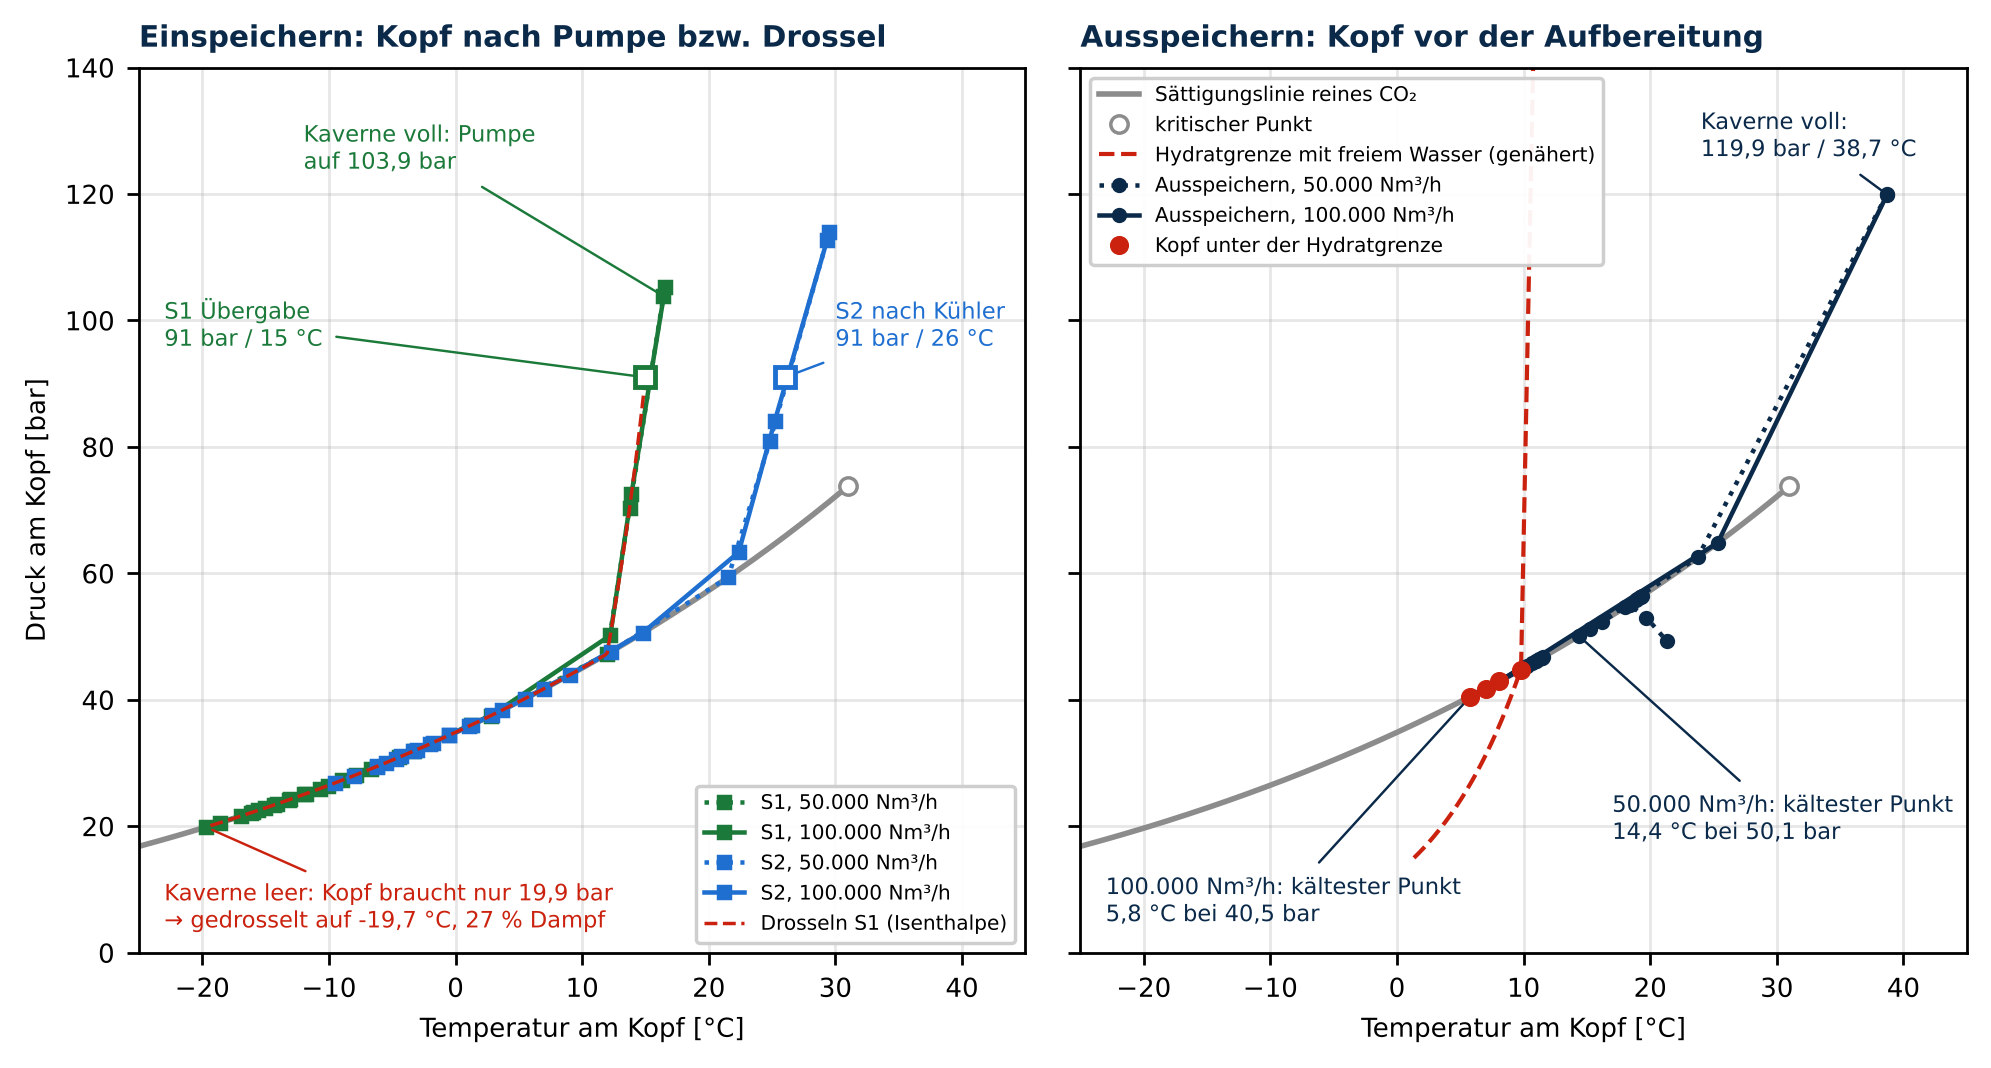

The Python source for this figure:
# -*- coding: utf-8 -*-
"""
Abbildung für die Masterarbeit: Zustände am Bohrlochkopf, links Einspeichern, rechts Ausspeichern
(reines CO₂, Strang adiabat). Ersetzt in der Arbeit abb_K04_kopfzustand_pT.png, ohne die
Bezugslinien 91 bar und 30 bar.

Liest bohrlochkopf.json aus diesem Ordner (Schritt 04, je Rate 14 Stützstellen) und rechnet nur
noch die Sättigungslinie, eine Drossellinie zur Erklärung und die Hydratgrenze dazu:
  links:  Kopf nach Pumpe bzw. Drossel für S1 und S2; dazu die isenthalpe Drosselung des
          S1-Lieferzustands (91 bar / 15 °C) auf den Kopfdruck bei leerer Kaverne. Sie zeigt,
          warum der Kopf beim Einspeichern auf der Sättigungslinie liegt.
  rechts: Kopf beim Ausspeichern; Hydratgrenze nach ausspeichergas.T_hydrat (Näherung zwischen
          den Quadrupelpunkten, oberhalb fast senkrecht, Q-099 Folie 20).

Ausgabe: abb_K04_kopfzustand_ein_aus.png
"""
import json
import sys
from pathlib import Path

import matplotlib
matplotlib.use("Agg")
import matplotlib.pyplot as plt
import numpy as np
from CoolProp.CoolProp import PropsSI

ORDNER = Path(__file__).resolve().parent
sys.path.insert(0, str(ORDNER.parent / "Ausspeichergas"))
import ausspeichergas as ag   # noqa: E402  (T_hydrat)

NAVY, GRUEN, BLAU, ROT, GRAU = "#0B2A4A", "#1B7A3A", "#1F6FD1", "#CA220E", "#8C8C8C"
R50, R100 = "50.000 Nm³/h", "100.000 Nm³/h"
B = json.load(open(ORDNER / "bohrlochkopf.json", encoding="utf-8"))
de = lambda x, n=1: f"{x:.{n}f}".replace(".", ",")

# Sättigungslinie und kritischer Punkt
T_K, P_K = PropsSI("Tcrit", "CO2") - 273.15, PropsSI("pcrit", "CO2") / 1e5
Ts = np.linspace(-25, T_K - 0.01, 300)
ps = np.array([PropsSI("P", "T", t + 273.15, "Q", 0, "CO2") / 1e5 for t in Ts])

# Isenthalpe Drosselung des S1-Lieferzustands auf den Kopfdruck bei leerer Kaverne (50.000 Nm³/h)
S1 = B["einspeisen"][f"S1|{R50}"]["punkte"]
p_leer = S1[0]["kopf"]["p"]
h_S1 = PropsSI("H", "P", 91e5, "T", 15 + 273.15, "CO2")
p_dr = np.linspace(91, p_leer, 200)
T_dr = [PropsSI("T", "P", p * 1e5, "H", h_S1, "CO2") - 273.15 for p in p_dr]
q_leer = PropsSI("Q", "P", p_leer * 1e5, "H", h_S1, "CO2")

plt.rcParams.update({"font.family": "DejaVu Sans", "font.size": 7.5})
fig, (axE, axA) = plt.subplots(1, 2, figsize=(8.2, 4.3), dpi=250, sharey=True)
for ax in (axE, axA):
    lab = ax is axA
    ax.plot(Ts, ps, color=GRAU, lw=1.6, label="Sättigungslinie reines CO₂" if lab else None)
    ax.plot(T_K, P_K, "o", color=GRAU, mfc="white", ms=5, zorder=5, label="kritischer Punkt" if lab else None)
    ax.set(xlim=(-25, 45), ylim=(0, 140), xlabel="Temperatur am Kopf [°C]")
    ax.grid(alpha=0.3)
axE.set_ylabel("Druck am Kopf [bar]")

# ---- links: Einspeichern -----------------------------------------------------------------------
for sz, farbe in (("S1", GRUEN), ("S2", BLAU)):
    for r, ls in ((R50, ":"), (R100, "-")):
        P = B["einspeisen"][f"{sz}|{r}"]["punkte"]
        axE.plot([x["kopf"]["T"] for x in P], [x["kopf"]["p"] for x in P], ls=ls, marker="s", ms=3.2,
                 color=farbe, lw=1.3, label=f"{sz}, {r}")
axE.plot(15, 91, "s", ms=6, mfc="white", mec=GRUEN, mew=1.4, zorder=6)
axE.annotate("S1 Übergabe\n91 bar / 15 °C", (15, 91), (-23, 96), fontsize=6.5, color=GRUEN,
             arrowprops=dict(arrowstyle="-", color=GRUEN, lw=0.7))
axE.plot(26, 91, "s", ms=6, mfc="white", mec=BLAU, mew=1.4, zorder=6)
axE.annotate("S2 nach Kühler\n91 bar / 26 °C", (26, 91), (30, 96), fontsize=6.5, color=BLAU,
             arrowprops=dict(arrowstyle="-", color=BLAU, lw=0.7))
axE.plot(T_dr, p_dr, ls="--", color=ROT, lw=1.0, label="Drosseln S1 (Isenthalpe)")
k0 = S1[0]["kopf"]
axE.annotate(f"Kaverne leer: Kopf braucht nur {de(k0['p'])} bar\n"
             f"→ gedrosselt auf {de(k0['T'])} °C, {100*q_leer:.0f} % Dampf",
             (k0["T"], k0["p"]), (-23, 4), fontsize=6.5, color=ROT,
             arrowprops=dict(arrowstyle="-", color=ROT, lw=0.7))
k1 = S1[-1]["kopf"]
axE.annotate(f"Kaverne voll: Pumpe\nauf {de(k1['p'])} bar", (k1["T"], k1["p"]), (-12, 124), fontsize=6.5,
             color=GRUEN, arrowprops=dict(arrowstyle="-", color=GRUEN, lw=0.7))
axE.set_title("Einspeichern: Kopf nach Pumpe bzw. Drossel", loc="left", fontsize=8.5, weight="bold",
              color=NAVY)
axE.legend(loc="lower right", fontsize=5.8, framealpha=0.95)

# ---- rechts: Ausspeichern ----------------------------------------------------------------------
pH = np.linspace(15, 140, 300)
axA.plot([ag.T_hydrat(p) for p in pH], pH, ls="--", color=ROT, lw=1.2,
         label="Hydratgrenze mit freiem Wasser (genähert)")
for r, ls in ((R50, ":"), (R100, "-")):
    P = B["ausspeisen"][r]["punkte"]
    axA.plot([x["kopf"]["T"] for x in P], [x["kopf"]["p"] for x in P], ls=ls, marker="o", ms=3.4,
             color=NAVY, lw=1.3, label=f"Ausspeichern, {r}")
    unter = [x for x in P if x["kopf"]["T"] < ag.T_hydrat(x["kopf"]["p"])]
    if unter:
        axA.plot([x["kopf"]["T"] for x in unter], [x["kopf"]["p"] for x in unter], "o", ms=4.5,
                 color=ROT, zorder=6)
axA.plot([], [], "o", color=ROT, ms=4.5, label="Kopf unter der Hydratgrenze")
s = B["ausspeisen"][R50]["punkte"][0]["kopf"]
axA.annotate(f"Kaverne voll:\n{de(s['p'])} bar / {de(s['T'])} °C", (s["T"], s["p"]), (24, 126),
             fontsize=6.5, color=NAVY, arrowprops=dict(arrowstyle="-", color=NAVY, lw=0.7))
for r, xy in ((R100, (-23, 5)), (R50, (17, 18))):
    P = B["ausspeisen"][r]["punkte"]
    k = min(P, key=lambda x: x["kopf"]["T"])["kopf"]
    axA.annotate(f"{r}: kältester Punkt\n{de(k['T'])} °C bei {de(k['p'])} bar", (k["T"], k["p"]), xy,
                 fontsize=6.5, color=NAVY, arrowprops=dict(arrowstyle="-", color=NAVY, lw=0.7))
axA.set_title("Ausspeichern: Kopf vor der Aufbereitung", loc="left", fontsize=8.5, weight="bold",
              color=NAVY)
axA.legend(loc="upper left", fontsize=5.8, framealpha=0.95)

fig.tight_layout()
fig.savefig(ORDNER / "abb_K04_kopfzustand_ein_aus.png", bbox_inches="tight")
print(f"Drosselung S1 leer: 91 bar / 15 °C -> {de(p_leer)} bar / {de(T_dr[-1])} °C, Dampfanteil {de(q_leer, 2)}")
print("gespeichert: abb_K04_kopfzustand_ein_aus.png")
